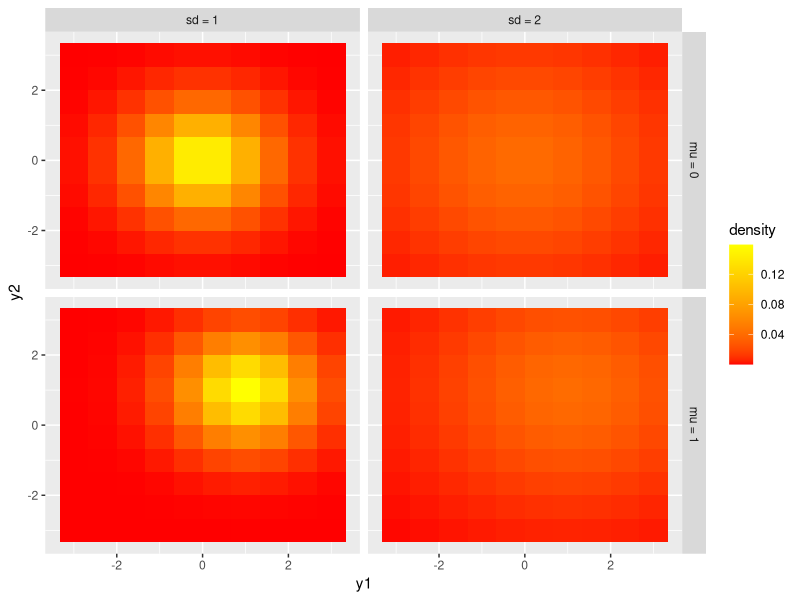

This chart was generated by the following R code:

n <- 10
x <- y <- seq(-3,3,length=n)
g <- expand.grid(x=x,y=y)

mu <- 0:1
sd <- 1:2

myData <- NULL

for(m in mu){
    for(s in sd){
        d = c(dnorm(g$x, mean=m, sd=s) * dnorm(g$y, mean=m, sd=s))
        myData <- rbind(myData, data.frame(y1=g$x, y2=g$y, density=d, mu=paste("mu =",m), sd=paste("sd =",s)))
    }
}

require(ggplot2)
      
ggplot(data = myData, mapping = aes(x = y1, y = y2, fill=density)) + geom_tile() + 
    facet_grid(mu ~ sd) +
    scale_fill_gradient(low="red", high="yellow")
